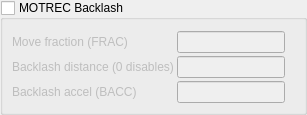
    <widget class="QEGroupBox" name="qegroupbox_4">
     <property name="checkable">
      <bool>true</bool>
     </property>
     <property name="checked">
      <bool>false</bool>
     </property>
     <property name="title" stdset="0">
      <string>MOTREC Backlash</string>
     </property>
     <property name="userLevelEnabled" stdset="0">
      <enum>QEGroupBox::Scientist</enum>
     </property>
     <layout class="QGridLayout" name="gridLayout_5">
      <property name="leftMargin">
       <number>9</number>
      </property>
      <property name="rightMargin">
       <number>9</number>
      </property>
      <property name="bottomMargin">
       <number>9</number>
      </property>
      <property name="spacing">
       <number>3</number>
      </property>
      <item row="3" column="0">
       <widget class="QLabel" name="label_8">
        <property name="text">
         <string>Backlash distance (0 disables)</string>
        </property>
       </widget>
      </item>
      <item row="4" column="2">
       <widget class="QELineEdit" name="qcalineeditplugin_11">
        <property name="palette">
         <palette>
          <active>
           <colorrole role="WindowText">
            <brush brushstyle="SolidPattern">
             <color alpha="255">
              <red>0</red>
              <green>0</green>
              <blue>255</blue>
             </color>
            </brush>
           </colorrole>
           <colorrole role="Text">
            <brush brushstyle="SolidPattern">
             <color alpha="255">
              <red>0</red>
              <green>0</green>
              <blue>255</blue>
             </color>
            </brush>
           </colorrole>
           <colorrole role="PlaceholderText">
            <brush brushstyle="NoBrush">
             <color alpha="128">
              <red>0</red>
              <green>0</green>
              <blue>255</blue>
             </color>
            </brush>
           </colorrole>
          </active>
          <inactive>
           <colorrole role="WindowText">
            <brush brushstyle="SolidPattern">
             <color alpha="255">
              <red>0</red>
              <green>0</green>
              <blue>255</blue>
             </color>
            </brush>
           </colorrole>
           <colorrole role="Text">
            <brush brushstyle="SolidPattern">
             <color alpha="255">
              <red>0</red>
              <green>0</green>
              <blue>255</blue>
             </color>
            </brush>
           </colorrole>
           <colorrole role="PlaceholderText">
            <brush brushstyle="NoBrush">
             <color alpha="128">
              <red>0</red>
              <green>0</green>
              <blue>255</blue>
             </color>
            </brush>
           </colorrole>
          </inactive>
          <disabled>
           <colorrole role="WindowText">
            <brush brushstyle="SolidPattern">
             <color alpha="255">
              <red>118</red>
              <green>118</green>
              <blue>117</blue>
             </color>
            </brush>
           </colorrole>
           <colorrole role="Text">
            <brush brushstyle="SolidPattern">
             <color alpha="255">
              <red>118</red>
              <green>118</green>
              <blue>117</blue>
             </color>
            </brush>
           </colorrole>
           <colorrole role="PlaceholderText">
            <brush brushstyle="NoBrush">
             <color alpha="128">
              <red>0</red>
              <green>0</green>
              <blue>255</blue>
             </color>
            </brush>
           </colorrole>
          </disabled>
         </palette>
        </property>
        <property name="variable" stdset="0">
         <string>$(MOTOR).BACC</string>
        </property>
        <property name="variableSubstitutions" stdset="0">
         <string/>
        </property>
        <property name="userLevelEnabled" stdset="0">
         <enum>QEGenericEdit::Scientist</enum>
        </property>
        <property name="addUnits">
         <bool>true</bool>
        </property>
        <property name="displayAlarmState" stdset="0">
         <bool>false</bool>
        </property>
       </widget>
      </item>
      <item row="4" column="0">
       <widget class="QLabel" name="label_12">
        <property name="text">
         <string>Backlash accel (BACC)</string>
        </property>
       </widget>
      </item>
      <item row="3" column="2">
       <widget class="QELineEdit" name="qcalineeditplugin_8">
        <property name="palette">
         <palette>
          <active>
           <colorrole role="WindowText">
            <brush brushstyle="SolidPattern">
             <color alpha="255">
              <red>0</red>
              <green>0</green>
              <blue>255</blue>
             </color>
            </brush>
           </colorrole>
           <colorrole role="Text">
            <brush brushstyle="SolidPattern">
             <color alpha="255">
              <red>0</red>
              <green>0</green>
              <blue>255</blue>
             </color>
            </brush>
           </colorrole>
           <colorrole role="PlaceholderText">
            <brush brushstyle="NoBrush">
             <color alpha="128">
              <red>0</red>
              <green>0</green>
              <blue>255</blue>
             </color>
            </brush>
           </colorrole>
          </active>
          <inactive>
           <colorrole role="WindowText">
            <brush brushstyle="SolidPattern">
             <color alpha="255">
              <red>0</red>
              <green>0</green>
              <blue>255</blue>
             </color>
            </brush>
           </colorrole>
           <colorrole role="Text">
            <brush brushstyle="SolidPattern">
             <color alpha="255">
              <red>0</red>
              <green>0</green>
              <blue>255</blue>
             </color>
            </brush>
           </colorrole>
           <colorrole role="PlaceholderText">
            <brush brushstyle="NoBrush">
             <color alpha="128">
              <red>0</red>
              <green>0</green>
              <blue>255</blue>
             </color>
            </brush>
           </colorrole>
          </inactive>
          <disabled>
           <colorrole role="WindowText">
            <brush brushstyle="SolidPattern">
             <color alpha="255">
              <red>118</red>
              <green>118</green>
              <blue>117</blue>
             </color>
            </brush>
           </colorrole>
           <colorrole role="Text">
            <brush brushstyle="SolidPattern">
             <color alpha="255">
              <red>118</red>
              <green>118</green>
              <blue>117</blue>
             </color>
            </brush>
           </colorrole>
           <colorrole role="PlaceholderText">
            <brush brushstyle="NoBrush">
             <color alpha="128">
              <red>0</red>
              <green>0</green>
              <blue>255</blue>
             </color>
            </brush>
           </colorrole>
          </disabled>
         </palette>
        </property>
        <property name="variable" stdset="0">
         <string>$(MOTOR).BDST</string>
        </property>
        <property name="variableSubstitutions" stdset="0">
         <string/>
        </property>
        <property name="userLevelEnabled" stdset="0">
         <enum>QEGenericEdit::Scientist</enum>
        </property>
        <property name="addUnits">
         <bool>true</bool>
        </property>
        <property name="displayAlarmState" stdset="0">
         <bool>false</bool>
        </property>
       </widget>
      </item>
      <item row="0" column="3">
       <widget class="QLabel" name="label_50">
        <property name="text">
         <string/>
        </property>
       </widget>
      </item>
      <item row="0" column="0">
       <widget class="QLabel" name="label_38">
        <property name="text">
         <string>Move fraction (FRAC)</string>
        </property>
       </widget>
      </item>
      <item row="0" column="2">
       <widget class="QELineEdit" name="qcalineeditplugin_25">
        <property name="palette">
         <palette>
          <active>
           <colorrole role="WindowText">
            <brush brushstyle="SolidPattern">
             <color alpha="255">
              <red>0</red>
              <green>0</green>
              <blue>255</blue>
             </color>
            </brush>
           </colorrole>
           <colorrole role="Text">
            <brush brushstyle="SolidPattern">
             <color alpha="255">
              <red>0</red>
              <green>0</green>
              <blue>255</blue>
             </color>
            </brush>
           </colorrole>
           <colorrole role="PlaceholderText">
            <brush brushstyle="NoBrush">
             <color alpha="128">
              <red>0</red>
              <green>0</green>
              <blue>255</blue>
             </color>
            </brush>
           </colorrole>
          </active>
          <inactive>
           <colorrole role="WindowText">
            <brush brushstyle="SolidPattern">
             <color alpha="255">
              <red>0</red>
              <green>0</green>
              <blue>255</blue>
             </color>
            </brush>
           </colorrole>
           <colorrole role="Text">
            <brush brushstyle="SolidPattern">
             <color alpha="255">
              <red>0</red>
              <green>0</green>
              <blue>255</blue>
             </color>
            </brush>
           </colorrole>
           <colorrole role="PlaceholderText">
            <brush brushstyle="NoBrush">
             <color alpha="128">
              <red>0</red>
              <green>0</green>
              <blue>255</blue>
             </color>
            </brush>
           </colorrole>
          </inactive>
          <disabled>
           <colorrole role="WindowText">
            <brush brushstyle="SolidPattern">
             <color alpha="255">
              <red>118</red>
              <green>118</green>
              <blue>117</blue>
             </color>
            </brush>
           </colorrole>
           <colorrole role="Text">
            <brush brushstyle="SolidPattern">
             <color alpha="255">
              <red>118</red>
              <green>118</green>
              <blue>117</blue>
             </color>
            </brush>
           </colorrole>
           <colorrole role="PlaceholderText">
            <brush brushstyle="NoBrush">
             <color alpha="128">
              <red>0</red>
              <green>0</green>
              <blue>255</blue>
             </color>
            </brush>
           </colorrole>
          </disabled>
         </palette>
        </property>
        <property name="variable" stdset="0">
         <string>$(MOTOR).FRAC</string>
        </property>
        <property name="variableSubstitutions" stdset="0">
         <string/>
        </property>
        <property name="userLevelEnabled" stdset="0">
         <enum>QEGenericEdit::Engineer</enum>
        </property>
        <property name="displayAlarmState" stdset="0">
         <bool>false</bool>
        </property>
       </widget>
      </item>
     </layout>
    </widget>
